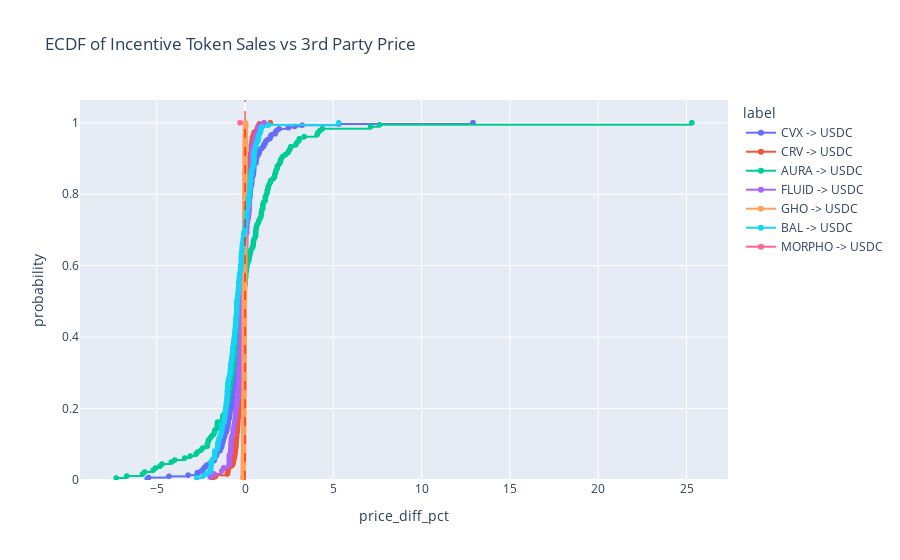

Here is the notebook cell this chart was saved with:
### Code cell
import plotly.express as px

fig = px.ecdf(
    base_weth_sales_df,
    x="price_diff_pct",
    color="label",
    title="ECDF of Incentive Token Sales vs 3rd Party Price",
    markers=True,  # optional, to show dots
)

# Optional: add vertical reference line at 0% diff
fig.add_vline(x=0, line_width=1, line_dash="dash", line_color="red")

fig.show()

### Figure 1 — Plotly figure (JSON) as saved in the notebook; plotly's stock layout.template omitted (floating-point values rounded to 4 significant figures; data arrays with more than 128 entries replaced by an {"elided": "..."} marker saying what was removed)
{"data": [{"hovertemplate": "label=CVX -> USDC<br>price_diff_pct=%{x}<br>probability=%{y}<extra></extra>", "legendgroup": "CVX -> USDC", "line": {"dash": "solid", "shape": "hv"}, "marker": {"color": "#636efa", "symbol": "circle"}, "mode": "lines+markers", "name": "CVX -> USDC", "showlegend": true, "type": "scattergl", "x": {"elided": "293 float values"}, "xaxis": "x", "y": {"elided": "293 float values"}, "yaxis": "y"}, {"hovertemplate": "label=CRV -> USDC<br>price_diff_pct=%{x}<br>probability=%{y}<extra></extra>", "legendgroup": "CRV -> USDC", "line": {"dash": "solid", "shape": "hv"}, "marker": {"color": "#EF553B", "symbol": "circle"}, "mode": "lines+markers", "name": "CRV -> USDC", "showlegend": true, "type": "scattergl", "x": {"elided": "296 float values"}, "xaxis": "x", "y": {"elided": "296 float values"}, "yaxis": "y"}, {"hovertemplate": "label=AURA -> USDC<br>price_diff_pct=%{x}<br>probability=%{y}<extra></extra>", "legendgroup": "AURA -> USDC", "line": {"dash": "solid", "shape": "hv"}, "marker": {"color": "#00cc96", "symbol": "circle"}, "mode": "lines+markers", "name": "AURA -> USDC", "showlegend": true, "type": "scattergl", "x": {"elided": "179 float values"}, "xaxis": "x", "y": {"elided": "179 float values"}, "yaxis": "y"}, {"hovertemplate": "label=FLUID -> USDC<br>price_diff_pct=%{x}<br>probability=%{y}<extra></extra>", "legendgroup": "FLUID -> USDC", "line": {"dash": "solid", "shape": "hv"}, "marker": {"color": "#ab63fa", "symbol": "circle"}, "mode": "lines+markers", "name": "FLUID -> USDC", "showlegend": true, "type": "scattergl", "x": [-1.974, -1.771, -1.319, -1.207, -0.9082, -0.9005, -0.8931, -0.8905, -0.8236, -0.8133, -0.7967, -0.7966, -0.7799, -0.7503, -0.6919, -0.6771, -0.6707, -0.6096, -0.5858, -0.5646, -0.5371, -0.5332, -0.496, -0.479, -0.4687, -0.4417, -0.4195, -0.3881, -0.3879, -0.3855, -0.3725, -0.3716, -0.3584, -0.3486, -0.348, -0.3447, -0.3389, -0.3181, -0.3173, -0.31, -0.296, -0.2929, -0.2626, -0.2599, -0.2563, -0.2519, -0.2347, -0.2199, -0.2144, -0.1933, -0.1887, -0.1879, -0.1865, -0.1678, -0.1611, -0.1556, -0.1485, -0.1434, -0.1357, -0.1273, -0.1219, -0.105, -0.09176, -0.08546, -0.0818, -0.07401, -0.07273, -0.06334, -0.05696, -0.05458, -0.039, -0.02809, -0.02707, -0.01312, 0.005746, 0.01966, 0.03806, 0.04162, 0.04557, 0.04922, 0.09023, 0.09495, 0.1061, 0.1125, 0.1419, 0.1898, 0.2084, 0.2286, 0.2337, 0.2394, 0.2413, 0.2426, 0.2427, 0.2473, 0.2595, 0.2641, 0.2658, 0.2875, 0.3017, 0.3277, 0.3298, 0.3454, 0.3513, 0.354, 0.3618, 0.3673, 0.3797, 0.4013, 0.4105, 0.489, 0.5354, 0.5815, 0.6071, 0.7124, 0.7427, 0.8001, 1.077], "xaxis": "x", "y": [0.008547, 0.01709, 0.02564, 0.03419, 0.04274, 0.05128, 0.05983, 0.06838, 0.07692, 0.08547, 0.09402, 0.1026, 0.1111, 0.1197, 0.1282, 0.1368, 0.1453, 0.1538, 0.1624, 0.1709, 0.1795, 0.188, 0.1966, 0.2051, 0.2137, 0.2222, 0.2308, 0.2393, 0.2479, 0.2564, 0.265, 0.2735, 0.2821, 0.2906, 0.2991, 0.3077, 0.3162, 0.3248, 0.3333, 0.3419, 0.3504, 0.359, 0.3675, 0.3761, 0.3846, 0.3932, 0.4017, 0.4103, 0.4188, 0.4274, 0.4359, 0.4444, 0.453, 0.4615, 0.4701, 0.4786, 0.4872, 0.4957, 0.5043, 0.5128, 0.5214, 0.5299, 0.5385, 0.547, 0.5556, 0.5641, 0.5726, 0.5812, 0.5897, 0.5983, 0.6068, 0.6154, 0.6239, 0.6325, 0.641, 0.6496, 0.6581, 0.6667, 0.6752, 0.6838, 0.6923, 0.7009, 0.7094, 0.7179, 0.7265, 0.735, 0.7436, 0.7521, 0.7607, 0.7692, 0.7778, 0.7863, 0.7949, 0.8034, 0.812, 0.8205, 0.8291, 0.8376, 0.8462, 0.8547, 0.8632, 0.8718, 0.8803, 0.8889, 0.8974, 0.906, 0.9145, 0.9231, 0.9316, 0.9402, 0.9487, 0.9573, 0.9658, 0.9744, 0.9829, 0.9915, 1], "yaxis": "y"}, {"hovertemplate": "label=GHO -> USDC<br>price_diff_pct=%{x}<br>probability=%{y}<extra></extra>", "legendgroup": "GHO -> USDC", "line": {"dash": "solid", "shape": "hv"}, "marker": {"color": "#FFA15A", "symbol": "circle"}, "mode": "lines+markers", "name": "GHO -> USDC", "showlegend": true, "type": "scattergl", "x": {"elided": "158 float values"}, "xaxis": "x", "y": {"elided": "158 float values"}, "yaxis": "y"}, {"hovertemplate": "label=BAL -> USDC<br>price_diff_pct=%{x}<br>probability=%{y}<extra></extra>", "legendgroup": "BAL -> USDC", "line": {"dash": "solid", "shape": "hv"}, "marker": {"color": "#19d3f3", "symbol": "circle"}, "mode": "lines+markers", "name": "BAL -> USDC", "showlegend": true, "type": "scattergl", "x": {"elided": "173 float values"}, "xaxis": "x", "y": {"elided": "173 float values"}, "yaxis": "y"}, {"hovertemplate": "label=MORPHO -> USDC<br>price_diff_pct=%{x}<br>probability=%{y}<extra></extra>", "legendgroup": "MORPHO -> USDC", "line": {"dash": "solid", "shape": "hv"}, "marker": {"color": "#FF6692", "symbol": "circle"}, "mode": "lines+markers", "name": "MORPHO -> USDC", "showlegend": true, "type": "scattergl", "x": [-0.282], "xaxis": "x", "y": [1], "yaxis": "y"}], "layout": {"legend": {"title": {"text": "label"}, "tracegroupgap": 0}, "shapes": [{"line": {"color": "red", "dash": "dash", "width": 1}, "type": "line", "x0": 0, "x1": 0, "xref": "x", "y0": 0, "y1": 1, "yref": "y domain"}], "title": {"text": "ECDF of Incentive Token Sales vs 3rd Party Price"}, "xaxis": {"anchor": "y", "domain": [0, 1], "title": {"text": "price_diff_pct"}}, "yaxis": {"anchor": "x", "domain": [0, 1], "rangemode": "tozero", "title": {"text": "probability"}}}}
